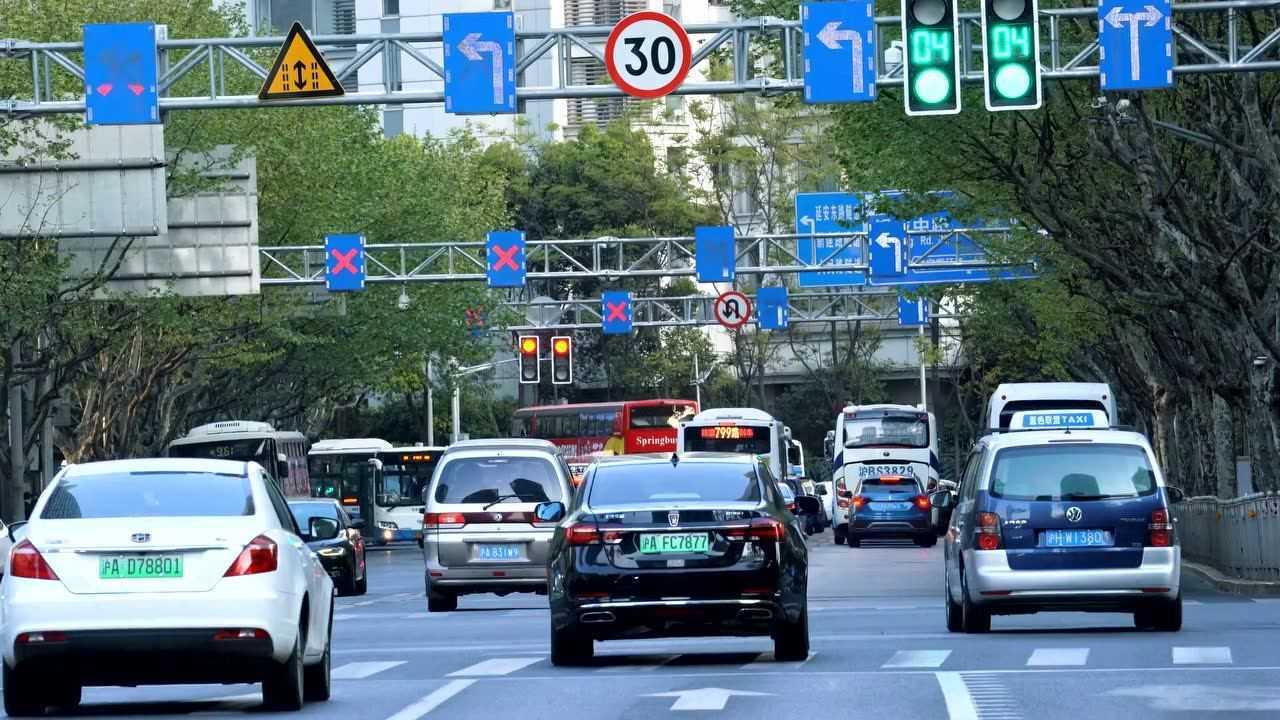
%> input picture 运动模糊还原/demo3.jpg, 1280 x 720 px
$ octave act.m   (GNU Octave 9; MATLAB toolbox functions it lacks are replaced by stand-ins)
%> lines starting %> are read from the running program, lines starting %| are printed output that depends on the picture
img=imread("demo3.jpg");
%> img is the input picture: size 720x1280x3 uint8; mean R, G, B 91.8, 113.8, 124.4
img_g=rgb2gray(img);
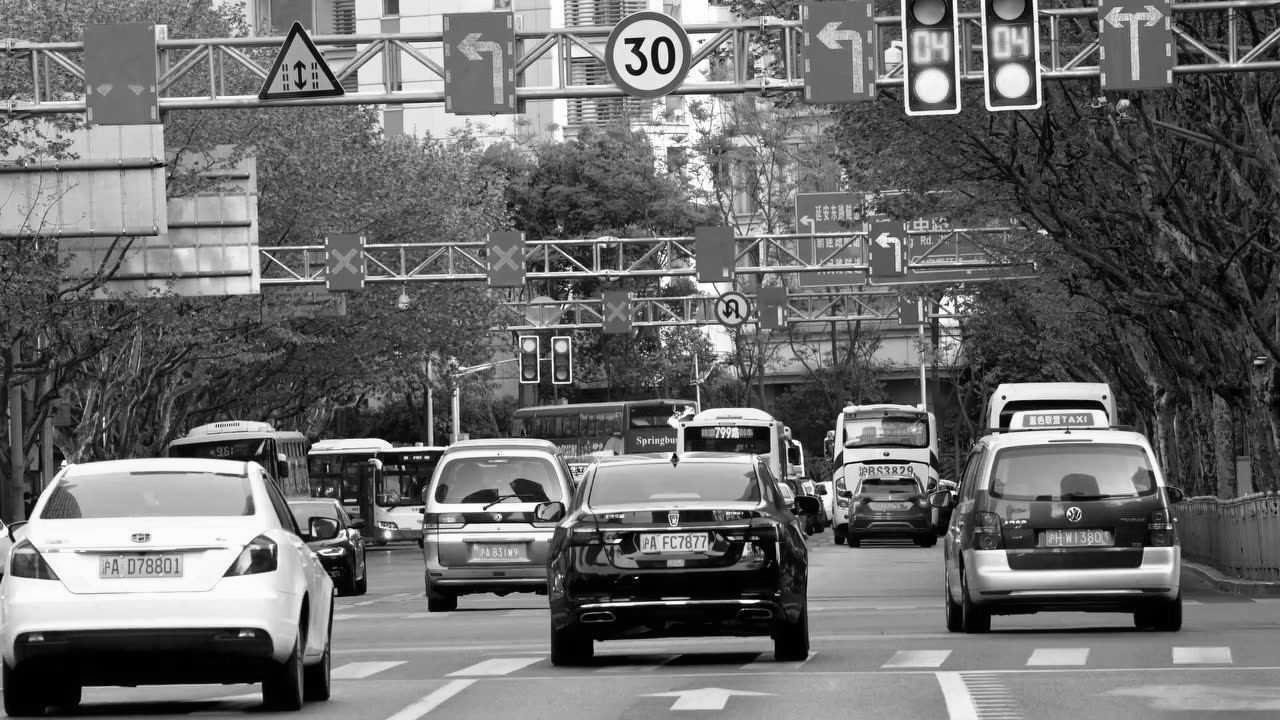
%> img_g: size 720x1280 uint8; min 0, max 255, mean 108.4
img_g=im2double(img_g);
%> img_g: size 720x1280 double
%% 添加运动模糊
psf1=fspecial("motion",50,34);
psf2=fspecial("motion",50,80);
%img_g=ginput(4);
Blur1=imfilter(img_g,psf1,'circular','conv');
Blur2=imfilter(img_g,psf2,'circular','conv');
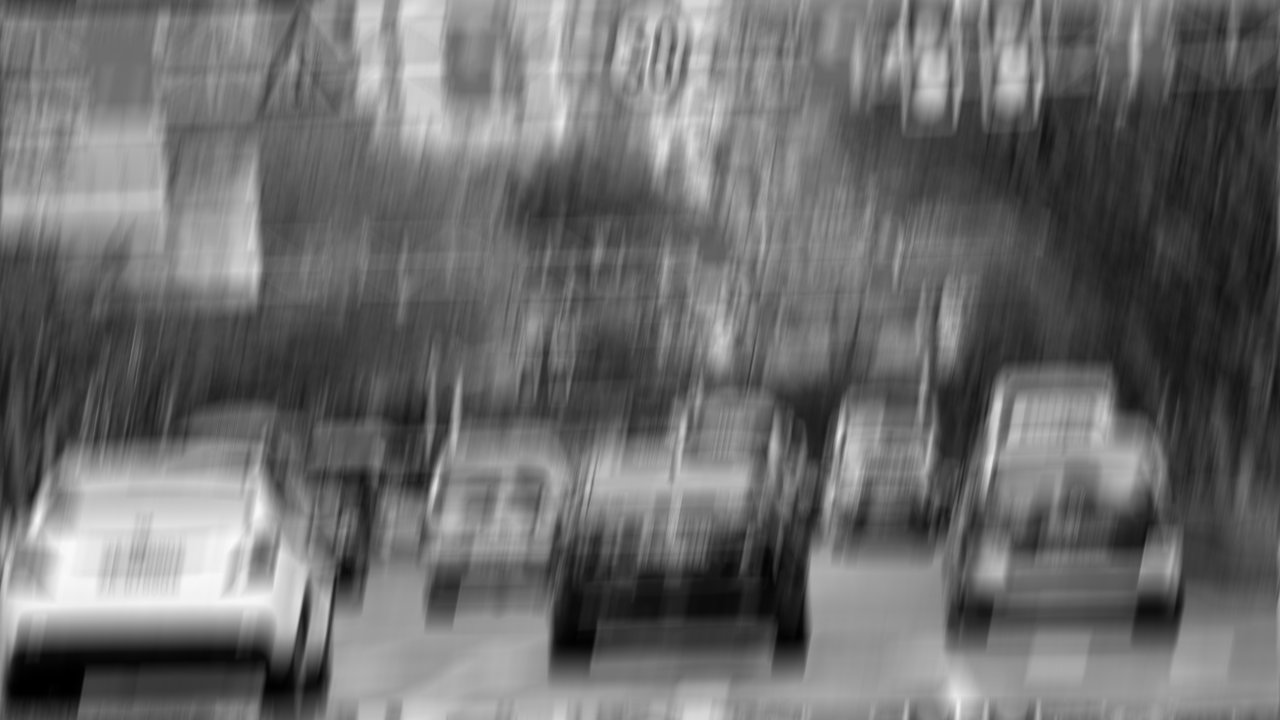
%> Blur2: size 720x1280 double; min 0.000131, max 0.978, mean 0.425
%% 添加高斯噪声
image_no01=imnoise(img_g,'gaussian',0, 0.01);
image_no02=imnoise(img_g,'gaussian',0, 0.01);
image_no1=imnoise(Blur1, 'gaussian',0, 0.001);
image_no2=imnoise(Blur2, 'gaussian',0, 0.001);
%% imshow
figure;
subplot(2,3,1);
imshow(img_g);
title("原图")
subplot(2,3,2);
imshow(Blur1);
title("添加len=50，theta=70的模糊");
subplot(2,3,3);
imshow(Blur2);
title("添加len=14,theta=62运动模糊");
subplot(2,3,4);
imshow(image_no1);
title('添加均值为0，方差为0.001的高斯噪声(theta=0)')
subplot(2,3,5);
imshow(image_no2);
title('添加均值为0，方差为0.001的高斯噪声(theta=90)')
result1=wiener(psf1,image_no01,img_g,Blur1);
%> in wiener, `F_t=ifft2(F_final);`:
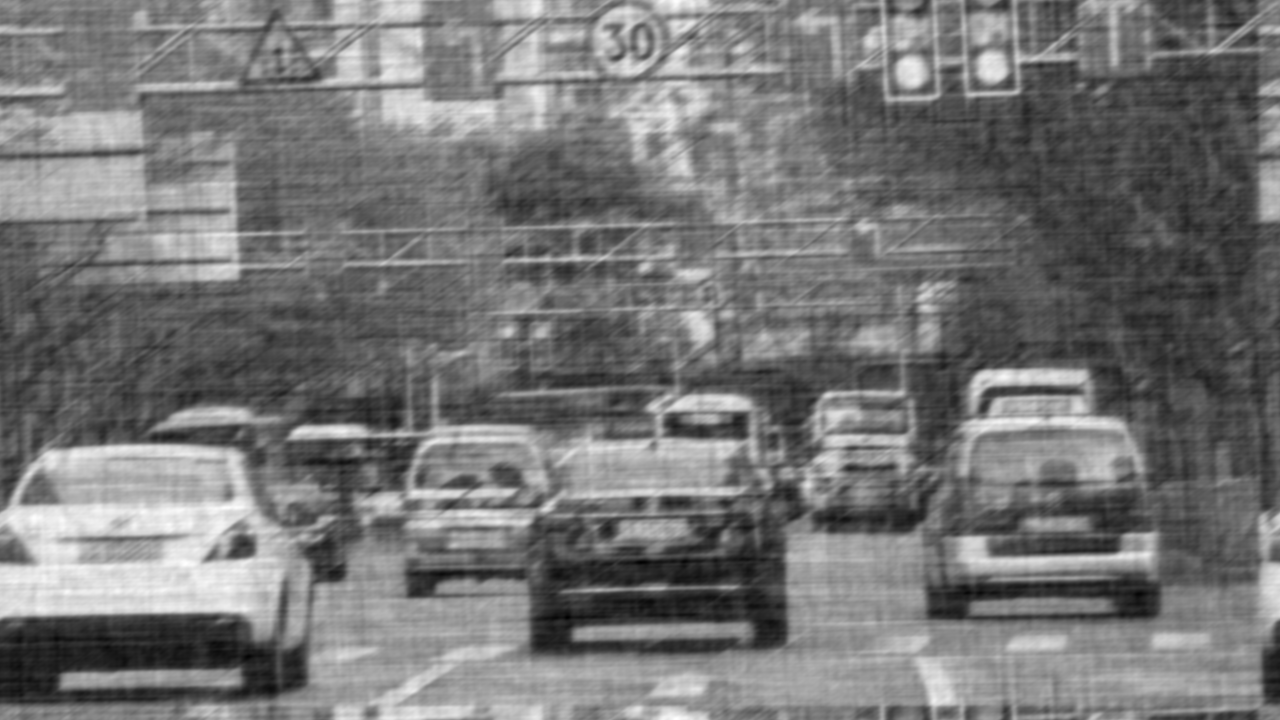
%> F_t: size 720x1280 double; min -0.162, max 1.1, mean 0.425; drawn with min black and max white
result2=wiener(psf2,image_no02,img_g,Blur2);
%> in wiener (call 2), `F_t=ifft2(F_final);`:
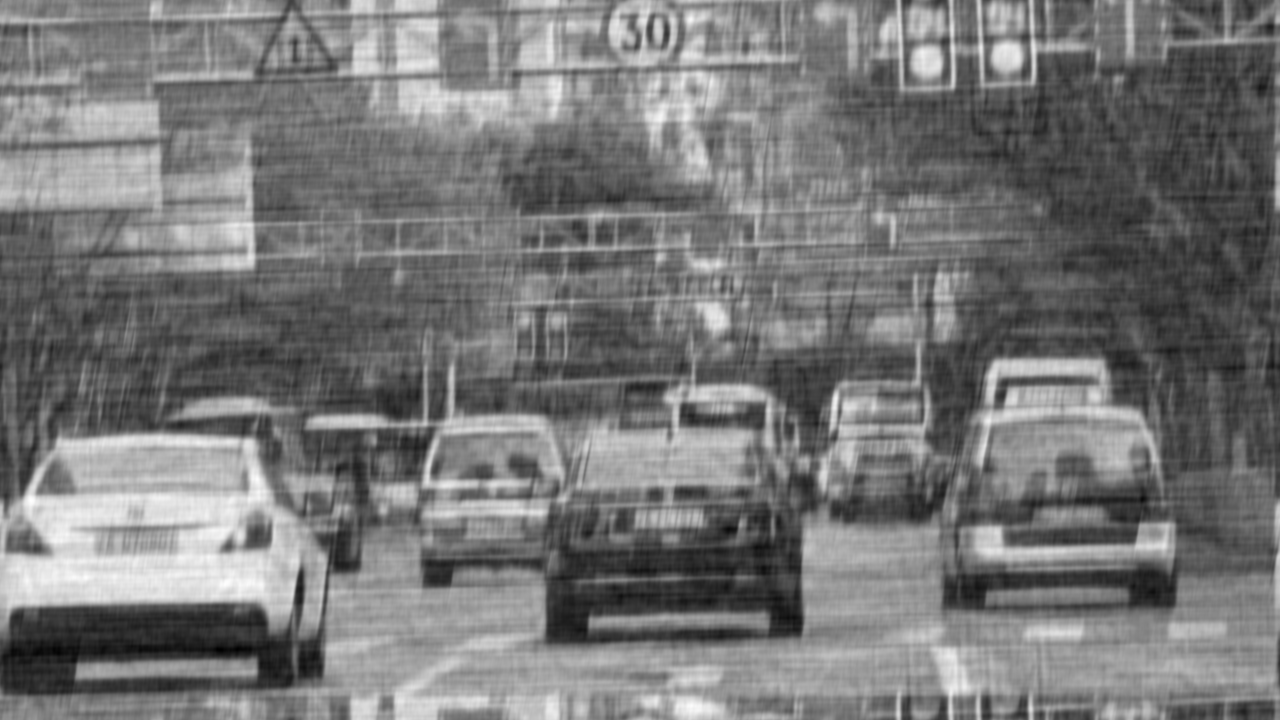
%> F_t: size 720x1280 double; min -0.172, max 1.1, mean 0.425; drawn with min black and max white
figure;
subplot(2,2,1);
imshow(image_no1)
title('添加均值为0，方差为0.001的高斯噪声(theta=34)')

subplot(2,2,2);
imshow(result1)
title("theta=34的还原图像（有噪声）")
% [7 lines of commented-out code are left out]
subplot(2,2,3);
imshow(image_no2);
title('添加均值为0，方差为0.001的高斯噪声(theta=80)')
subplot(2,2,4);
imshow(result2)
title("theta=80的还原图像（有噪声）")


%% 添加维纳滤波器
function result=wiener(psf2,image_no,img_g,Blur2)
[h,w]=size(image_no);
H=fft2(psf2,h,w);
N=fft2(image_no-img_g);
F=fft2(img_g);
NSR=(abs(N).^2)./(abs(F).^2);
F_hat=(1./H).*((abs(H).^2)./((abs(H).^2)+NSR+eps));
G=fft2(Blur2);
F_final=F_hat.*G;
F_t=ifft2(F_final);
result=F_t;
%result=deconvwnr(Blur2,psf2,0.001);
end

$ run again, with 运动模糊还原/demo1.jpg copied over 运动模糊还原/demo3.jpg
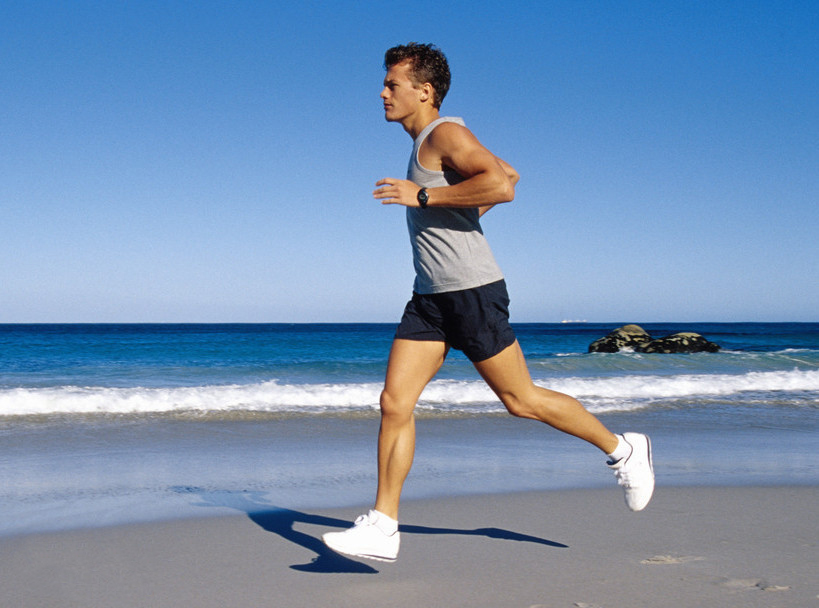
%> input picture 运动模糊还原/demo1.jpg, 819 x 608 px
%> img is the input picture: size 608x819x3 uint8; mean R, G, B 118.4, 145.8, 178.5
%> `Blur2=imfilter(img_g,psf2,'circular','conv');`:
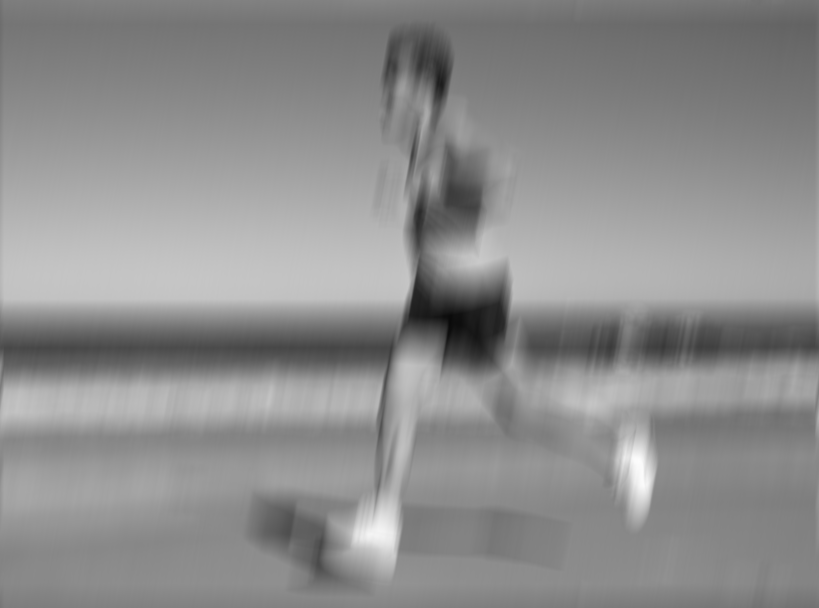
%> Blur2: size 608x819 double; min 0.0419, max 0.99, mean 0.554
%> in wiener (call 2), `F_t=ifft2(F_final);`:
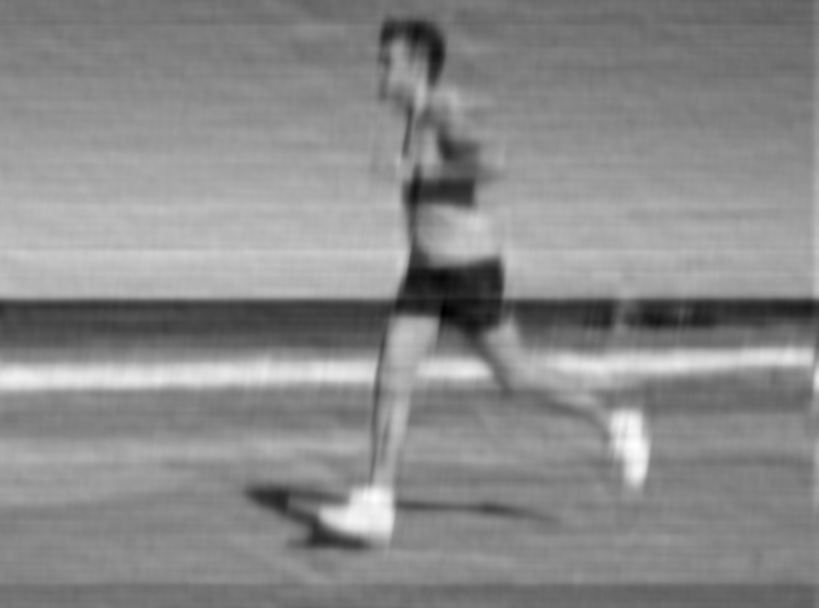
%> F_t: size 608x819 double; min -0.0455, max 1.06, mean 0.554; drawn with min black and max white
